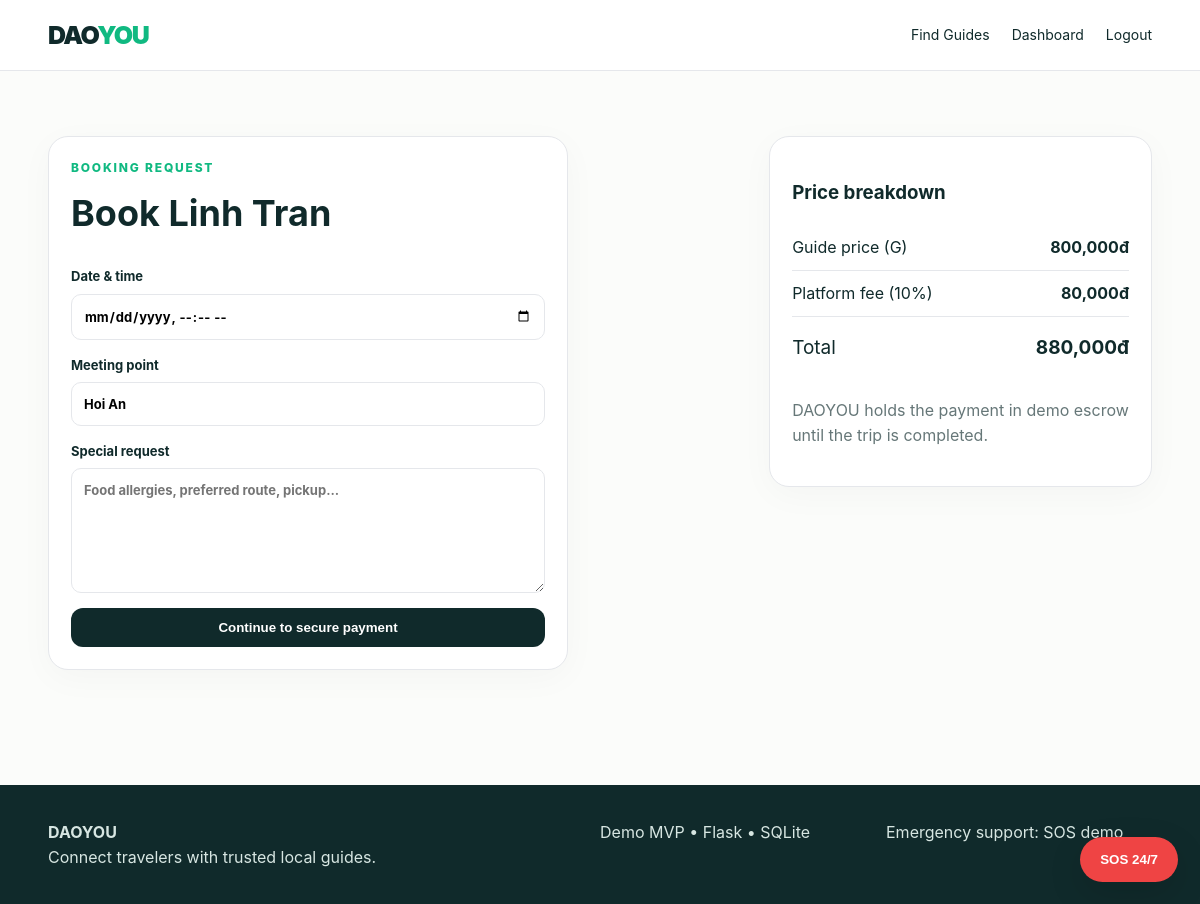
/book/2 (signed in), run on the app's committed database.
### app.py (models this page shows)
class User(db.Model):
    id = db.Column(db.Integer, primary_key=True)
    name = db.Column(db.String(120), nullable=False)
    email = db.Column(db.String(180), unique=True, nullable=False)
    password_hash = db.Column(db.String(255), nullable=False)
    role = db.Column(db.String(20), default="tourist", nullable=False)
    created_at = db.Column(db.DateTime, default=datetime.utcnow)
    guide_profile = db.relationship("GuideProfile", backref="user", uselist=False, cascade="all, delete-orphan")
    bookings_as_tourist = db.relationship("Booking", foreign_keys="Booking.tourist_id", backref="tourist")
    bookings_as_guide = db.relationship("Booking", foreign_keys="Booking.guide_id", backref="guide")
    reviews_written = db.relationship("Review", foreign_keys="Review.tourist_id", backref="reviewer")

class GuideProfile(db.Model):
    id = db.Column(db.Integer, primary_key=True)
    user_id = db.Column(db.Integer, db.ForeignKey("user.id"), unique=True, nullable=False)
    bio = db.Column(db.Text, default="")
    location = db.Column(db.String(120), default="Hanoi")
    languages = db.Column(db.String(300), default="English")
    specialties = db.Column(db.String(400), default="Culture")
    experience_years = db.Column(db.Integer, default=1)
    price = db.Column(db.Integer, default=1000000)
    guide_type = db.Column(db.String(30), default="Professional")
    certificate_file = db.Column(db.String(255))
    intro_video_file = db.Column(db.String(255))
    status = db.Column(db.String(30), default="pending")
    verified = db.Column(db.Boolean, default=False)
    rating = db.Column(db.Float, default=0.0)
    review_count = db.Column(db.Integer, default=0)
    available = db.Column(db.Boolean, default=True)
    created_at = db.Column(db.DateTime, default=datetime.utcnow)

### app.py (the view, shortened to what this page needs)
@app.route("/book/<int:guide_id>", methods=["GET", "POST"])
@login_required
def book(guide_id):
    profile = db.session.get(GuideProfile, guide_id) or abort(404)
    if profile.status != "approved":
        abort(400)
    if current_user().id == profile.user_id:
        abort(403)
    return render_template("book.html", profile=profile)

### app.py (called while the page is built)
def current_user():
    uid = session.get("user_id")
    return db.session.get(User, uid) if uid else None

@app.context_processor
def inject_globals():
    return {"current_user": current_user(), "now": datetime.utcnow()}

def login_required(view):
    @wraps(view)
    def wrapper(*args, **kwargs):
        if not current_user():
            flash("Vui lòng đăng nhập trước.", "warning")
            return redirect(url_for("login", next=request.path))
        return view(*args, **kwargs)
    return wrapper

### templates/book.html (shortened to what this page needs)
{% extends "base.html" %}
{% block content %}
<section class="container page">
  <div class="booking-layout">
    <form class="form-card" method="post">
      <div class="eyebrow">BOOKING REQUEST</div><h1>Book {{ profile.user.name }}</h1>
      <label>Date & time<input type="datetime-local" name="start_time" required></label>
      <label>Meeting point<input name="location" value="{{ profile.location }}" required></label>
      <label>Special request<textarea name="note" rows="5" placeholder="Food allergies, preferred route, pickup..."></textarea></label>
      <button class="btn full">Continue to secure payment</button>
    </form>
    <aside class="booking-card">
      <h3>Price breakdown</h3>
      <div class="price-line"><span>Guide price (G)</span><b>{{ "{:,}".format(profile.price) }}đ</b></div>
      <div class="price-line"><span>Platform fee (10%)</span><b>{{ "{:,}".format((profile.price*0.10)|int) }}đ</b></div>
      <div class="price-total"><span>Total</span><b>{{ "{:,}".format((profile.price*1.10)|int) }}đ</b></div>
      <p class="muted">DAOYOU holds the payment in demo escrow until the trip is completed.</p>
    </aside>
  </div>
</section>
{% endblock %}

### static/css/style.css (style rules this page uses)
:root { --ink:#102a2b; --muted:#667778; --mint:#10b981; --mint2:#d9f8ec; --cream:#f7f5ef; --white:#fff; --danger:#ef4444; --line:#e5e7eb; }
* { box-sizing:border-box }
body { margin:0;font-family:Inter,ui-sans-serif,system-ui,-apple-system,BlinkMacSystemFont,"Segoe UI",sans-serif;color:var(--ink);background:#fbfcfa;line-height:1.55 }
.container { width:min(1120px,92%);margin:auto }
.btn { display:inline-flex;justify-content:center;align-items:center;border:0;border-radius:12px;background:var(--ink);color:#fff;padding:12px 18px;font-weight:750;cursor:pointer }
.full { width:100% }
.eyebrow { color:var(--mint);font-size:12px;font-weight:850;letter-spacing:1.8px }
.guide-card,.form-card,.booking-card,.table-card,.payment-card { background:#fff;border:1px solid var(--line);border-radius:20px;padding:22px;box-shadow:0 8px 35px #0d2e2a08 }
.muted { color:var(--muted) }
.card-bottom,.price-line,.price-total { display:flex;justify-content:space-between;gap:15px }
.page { padding:55px 0 }
.filter-panel input,.filter-panel select,.form-card input,.form-card textarea,.form-card select,.review-form input,.review-form select { width:100%;border:1px solid var(--line);border-radius:10px;padding:11px 12px;font:inherit;background:#fff }
.booking-card { position:sticky;top:95px;height:max-content }
.price-line { padding:10px 0;border-bottom:1px solid var(--line) }
.price-total { font-size:19px;padding:16px 0 20px }
.form-card { width:min(520px,100%) }
.form-card h1 { font-size:36px;margin:8px 0 25px }
.form-card label { display:block;font-size:13px;font-weight:750;margin:15px 0 }
.form-card label input,.form-card label textarea,.form-card label select { display:block;margin-top:7px }
.booking-layout { display:grid;grid-template-columns:1fr .55fr;gap:25px }

### data on the page
User: user.name "Linh Tran"
GuideProfile: location "Hoi An", price "800,000", (profile.price*0.10)|int "80,000", (profile.price*1.10)|int "880,000"
